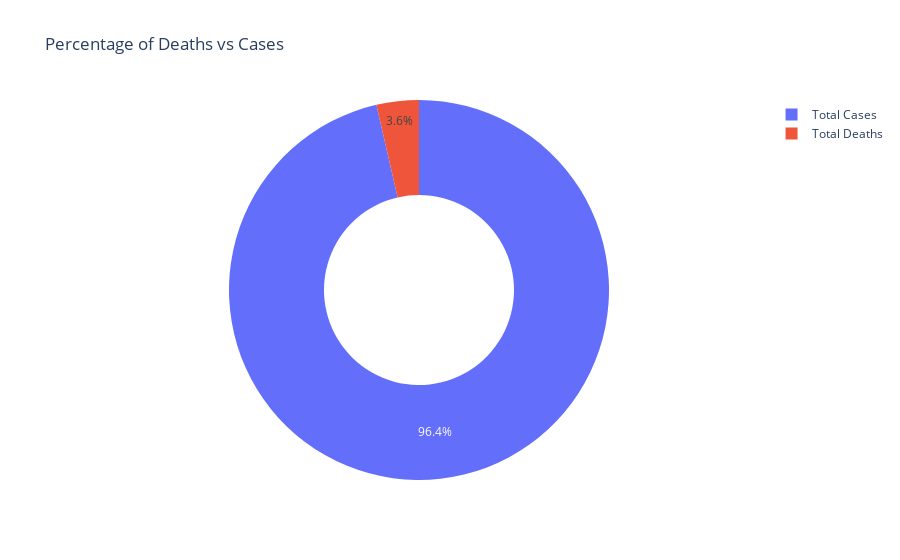

Notebook cell for this chart:
### Markdown cell above
This is unsurprising - there was news all over media of how terribly Italy had done at managing Covid-19, to the point where everything in the country was shut down and there were mass deaths.\
The next three top countries leading at percentage of deaths are also western European countries - some of these countries didn't take covid as seriously and refused to regiment a lockdown.\
Later we will look at the stringency index, an index of how strictly countries abided by lockdown rules, and see if that correlates with these percentages.\
For now, let as look at the percentage of deaths vs detected cases all over the world.

### Code cell
# %%
cases = data["Total Cases"].sum()
deceased = data["Total Deaths"].sum()

labels = ["Total Cases", "Total Deaths"]
values = [cases, deceased]

fig = px.pie(data, values=values, names = labels,
             title = "Percentage of Deaths vs Cases", hole = 0.5)
fig.show()

### Figure 1 — Plotly figure (JSON) as saved in the notebook; plotly's stock layout.template omitted (floating-point values rounded to 4 significant figures)
{"data": [{"domain": {"x": [0, 1], "y": [0, 1]}, "hole": 0.5, "hovertemplate": "label=%{label}<br>value=%{value}<extra></extra>", "labels": ["Total Cases", "Total Deaths"], "legendgroup": "", "name": "", "showlegend": true, "type": "pie", "values": [3111543890, 116321884]}], "layout": {"legend": {"tracegroupgap": 0}, "title": {"text": "Percentage of Deaths vs Cases"}}}
